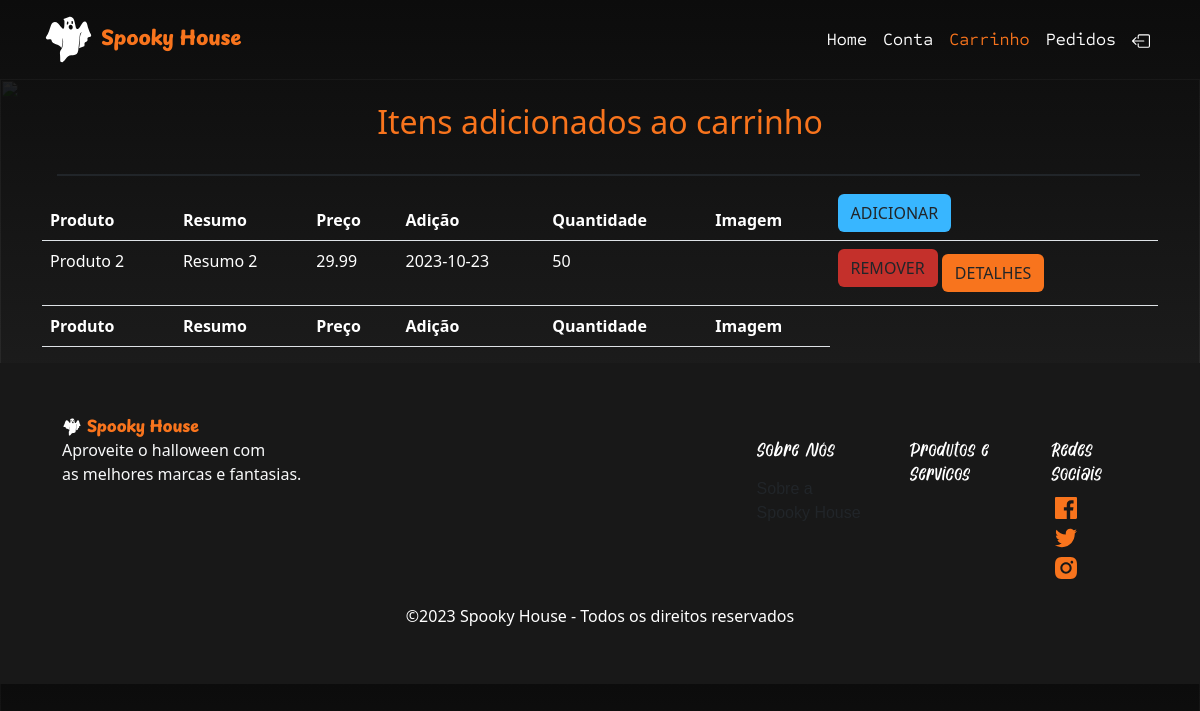
Page /client/carrinho.php (signed in) on the earlier database version.
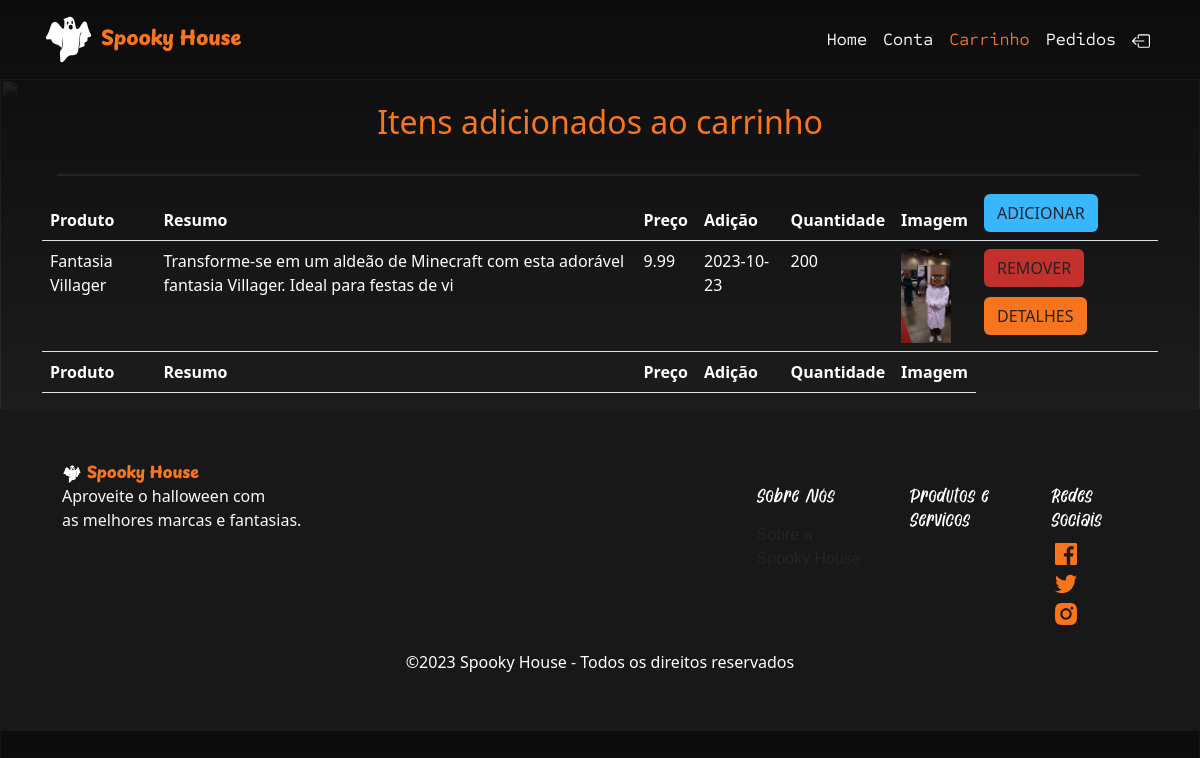
Same page on the later database version.
### tables this page shows
CREATE TABLE Carrinho(
    id int not null auto_increment,
    id_cliente int not null,
    id_produto int not null,
    data_adicao date not null,
    primary key(id),
    foreign key(id_cliente) references Clientes(id),
    foreign key(id_produto) references Produtos(id)
);

CREATE TABLE Produtos(
    id int not null auto_increment,
    nome varchar(50) not null,
    descricao text not null,
    resumo varchar(100) not null,
    preco decimal(9,2) not null,
    quantidade int not null,
    imagem varchar(50) not null,
    destaque enum('Sim','Não') not null,
    primary key(id)
);

### client/carrinho.php (the view, shortened to what this page needs)
<?php
    include '../connection/connect.php';
    $ID = $_SESSION['Id'];
    $select= $conn->query("SELECT *, Clientes.nome as nome_cliente, Produtos.nome as nome_produto, Produtos.imagem as img_produto FROM Carrinho INNER JOIN Produtos ON Produtos.id = Carrinho.id_produto INNER JOIN Clientes ON Clientes.id = Carrinho.id_cliente WHERE id_cliente = ".$ID.";");
    $row_carrinho = $select->fetch_assoc();
?>
<!DOCTYPE html>
<html lang="pt-BR">
<head>
    <link href="https://cdn.jsdelivr.net/npm/bootstrap@5.3.2/dist/css/bootstrap.min.css" rel="stylesheet">
    <link rel="stylesheet" href="../CSS/style.css">
    <link rel="stylesheet" href="https://cdnjs.cloudflare.com/ajax/libs/twitter-bootstrap/5.2.0/css/bootstrap.min.css">
    <link rel="stylesheet" href="https://cdn.datatables.net/1.13.4/css/dataTables.bootstrap5.min.css">
</head>
<body id="fundo_index">
    <?php include 'header.php';?>
    <main class="container">
        <br>
        <h2 class="text-center" style="color: #f8741d;">Itens adicionados ao carrinho</h2>
        <br>
        <div class="border-bottom border-2 border-dark" style="width: 97%; margin-left: 15px; margin-bottom: 10px;"></div>
            <table class="table table-hover table-condensed" id="tabela_carrinho">
                <thead>
                    <tr>
                        <th style="color: white;">Produto</th>
                        <th style="color: white;">Resumo</th>
                        <th style="color: white;">Preço</th>
                        <th style="color: white;">Adição</th>
                        <th style="color: white;">Quantidade</th>
                        <th style="color: white;">Imagem</th>
                        <th class="d-flex">
                            <a href="adicionar_carrinho.php" target="_self" class="btn btn-block btn-xs" style="background-color: #38B6FF;" role="button">
                                <span class="hidden-xs">ADICIONAR</span>
                            </a>
                        </th>
                    </tr>
                </thead>
                <tbody>
                    <?php do {?>
                        <tr>
                            <td style="color: white;"><?php echo $row_carrinho['nome_produto'];?></td>
                            <td style="color: white;"><?php echo $row_carrinho['resumo'];?></td>
                            <td style="color: white;"><?php echo $row_carrinho['preco'];?></td>
                            <td style="color: white;"><?php echo $row_carrinho['data_adicao'];?></td>
                            <td style="color: white;"><?php echo $row_carrinho['quantidade'];?></td>
                            <td style="color: white;"><img src="../images/Fantasias/<?php echo $row_carrinho['img_produto'];?>" style="max-width: 50px;" alt=""></td>
                            <td>
                                <a data-toggle="modal" data-target="#modal_remover_item" role="button" class="btn btn-block btn-xs" style="background-color: #c4302b; margin-bottom: 10px;">
                                    <span class="hidden-xs">REMOVER</span>
                                </a>
                                <a href="../detalhes.php" role="button" class="btn btn-block btn-xs" style="background-color: #f8741d;">
                                    <span class="hidden-xs">DETALHES</span>
                                </a>
                            </td>
                        </tr>
                    <?php }while($row_carrinho = $select->fetch_assoc())?>
                </tbody>
                <tfoot>
                    <tr>
                        <th style="color: white;">Produto</th>
                        <th style="color: white;">Resumo</th>
                        <th style="color: white;">Preço</th>
                        <th style="color: white;">Adição</th>
                        <th style="color: white;">Quantidade</th>
                        <th style="color: white;">Imagem</th>
                    </tr>
                </tfoot>
            </table>
    </main>
    <?php include 'footer.php';?>
</body>
</html>

### client/header.php (shortened to what this page needs)
<header id="header">
    <nav class="navbar navbar-expand-lg" id="bg_nav">
        <div class="container">
            <a class="navbar-brand" id="logo_header" href="../index.php">
                <img src="../images/halloween.svg" width="7%" alt="Logo Spooky House">
                Spooky House
            </a>
            <div class="collapse navbar-collapse" id="navbarSupportedContent">
                <ul class="navbar-nav me-auto mb-2 mb-lg-0">
                    <li class="nav-item">
                        <a class="nav-link" id="Sometype" style="<?php if (basename($_SERVER['PHP_SELF']) == 'index.php') { echo 'color: #f8741d;'; } ?>" href="index.php">Home</a>
                    </li>
                    <li class="nav-item">
                        <a class="nav-link active" id="Sometype" style="<?php if (basename($_SERVER['PHP_SELF']) == 'conta.php') { echo 'color: #f8741d;'; } ?>" aria-current="page" href="conta.php">Conta</a>
                    </li>
                    <li class="nav-item">
                        <a class="nav-link" id="Sometype" href="carrinho.php" style="<?php if (basename($_SERVER['PHP_SELF']) == 'carrinho.php') { echo 'color: #f8741d;'; } ?>">Carrinho</a>
                    </li>
                    <li class="nav-item">
                        <a class="nav-link" id="Sometype" href="pedidos.php" style="<?php if (basename($_SERVER['PHP_SELF']) == 'pedidos.php') { echo 'color: #f8741d;'; } ?>">Pedidos</a>
                    </li>
                    <li class="nav-item">
                        <form action="verifica_session.php" method="post">
                            <button type="submit" class="nav-link" id="Sometype" name="logout">
                            </button>
                        </form>
                    </li>
                </ul>
            </div>
        </div>
    </nav>
</header>

### client/footer.php (shortened to what this page needs)
<footer>
    <div class="container d-flex">
        <div>
            <a class="navbar-brand" id="logo_header" href="index.php">
                <img src="../images/halloween.svg" width="3%" alt="Logo Spooky House">
                Spooky House
            </a>
            <p class="text-light">
                Aproveite o halloween com <br>
                as melhores marcas e fantasias.
            </p>
        </div>
        <div class="d-flex">
            <div class="p-4">
                <h6 id="Night_Pumpkin">Sobre Nós</h6>
                <ul class="navbar-nav">
                    <li class="nav-item">
                        <a class="cor_txt_footer nav-link" href="index.php">Sobre a Spooky House</a>
                    </li>
                </ul>
            </div>
            <div class="p-4">
                <h6 id="Night_Pumpkin">Produtos e Serviços</h6>
            </div>
            <div class="p-4">
                <h6 id="Night_Pumpkin">Redes Sociais</h6>
                <div class="d-flex" style="flex-direction: column;">
                    <a href="#">
                        <img width="30px" class="p-1" src="../images/Logos/facebook_logo.svg" alt="Logo Facebook">
                    </a>
                    <a href="#">
                        <img width="30px" class="p-1" src="../images/logos/twitter_logo.svg" alt="Logo Twitter">
                    </a>
                    <a href="#">
                        <img width="30px" class="p-1" src="../images/logos/instagram_logo.svg" alt="Logo Instagram">
                    </a>
                </div>
            </div>
        </div>
    </div>
        <div>
            <h6 class="text-center" style="color: white">
                ©2023 Spooky House - Todos os direitos reservados
            </h6>
        </div>
</footer>

### CSS/style.css (style rules this page uses)
#fundo_index { background: linear-gradient(to bottom, rgb(12, 12, 12), #292929); }
a { text-decoration: none; }
#logo_header { font-family: 'Playpen_Sans_Extra_bold'; color: #f8741d; }
#Sometype { font-family: "Sometype_Mono"; color: white; font-size: 13pt; }
#Night_Pumpkin { font-family: "Night_Pumpkin"; color: white; font-size: 15pt; }
#bg_nav { background-color: transparent; transition: background-color 0.3s ease; z-index: 9999999; }
footer { background-color: #181818; padding: 50px; }
.cor_txt_footer { color: grey; font-family: 'Lucida Sans', 'Lucida Sans Regular', 'Lucida Grande', 'Lucida Sans Unicode', Geneva, Verdana, sans-serif; font-size: 10.5pt; }

Differences in the rows shown:
changed through a linked row, carrinho: id_produto.nome "Produto 2" → "Fantasia Villager"; id_produto.resumo "Resumo 2" → "Transforme-se em um aldeão de Minecraft com esta adorável fantasia Villager. Ideal para festas de vi"; id_produto.preco "29.99" → "9.99"; id_produto.quantidade "50" → "200"; id_produto.imagem: picture added
